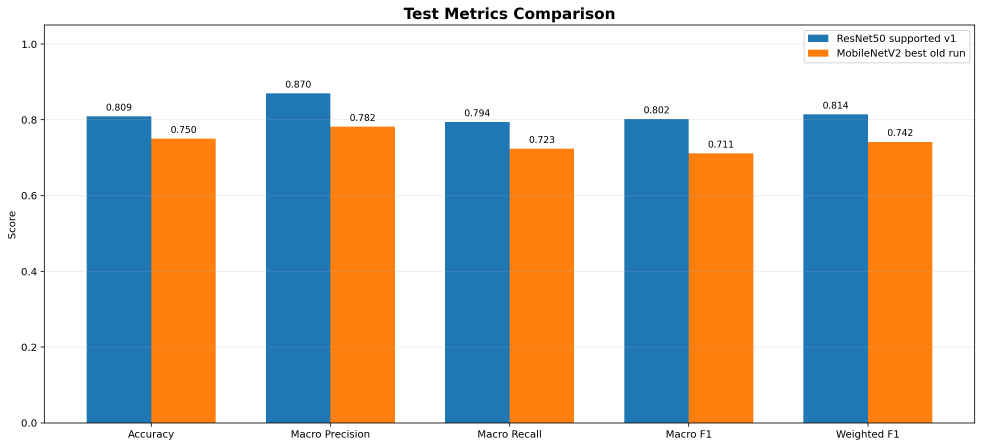
#> input picture reports/model_training_comparison_20260606_151958/comparison_test_metrics.png, 2946 x 1341 px (shown at 1/3 size)
$ python -i image_crop.py   (imports and definitions only)
#> lines starting #> are read from the running program, lines starting #| are printed output that depends on the picture; after the words box and inside, x2 and y2 are one past the last pixel; in counts of white or black regions, pixels touching at a corner belong together
#> further down, picture is the input picture: PIL image 2946x1341 RGBA; mean R, G, B, A 200.9, 194.5, 185.1, 255
from __future__ import annotations

from dataclasses import asdict, dataclass
from typing import Literal

import cv2
import numpy as np
from PIL import Image

CropMode = Literal["none", "contour", "saliency", "auto"]
SUPPORTED_CROP_MODES: tuple[str, ...] = ("none", "contour", "saliency", "auto")


@dataclass(frozen=True)
class CropResult:
    """Metadata của bước smart-crop để debug inference trên website.

    `applied=False` nghĩa là crop không đủ tin cậy và pipeline đã dùng ảnh gốc.
    Điều này rất quan trọng vì crop sai còn nguy hiểm hơn không crop.
    """

    requested_mode: str
    method: str
    applied: bool
    bbox: tuple[int, int, int, int] | None
    original_size: tuple[int, int]
    cropped_size: tuple[int, int]
    box_area_ratio: float
    reason: str

    # [72 lines left out: functions to_dict, no_crop_result, _expand_bbox, _validate_bbox, not called in this run]


def _bbox_from_mask(mask: np.ndarray, image_size: tuple[int, int]) -> tuple[int, int, int, int] | None:
    """Lấy bbox của connected component foreground lớn nhất."""

    if mask.ndim != 2:
        raise ValueError("mask phai la anh grayscale 2D.")

    mask = (mask > 0).astype(np.uint8)
    num_labels, _, stats, _ = cv2.connectedComponentsWithStats(mask, connectivity=8)
    if num_labels <= 1:
        return None

    image_width, image_height = image_size
    image_area = max(1, image_width * image_height)
    best_label = None
    best_area = 0
    for label in range(1, num_labels):
        area = int(stats[label, cv2.CC_STAT_AREA])
        if area > best_area and area / image_area >= 0.002:
            best_area = area
            best_label = label

    if best_label is None:
        return None

    x = int(stats[best_label, cv2.CC_STAT_LEFT])
    y = int(stats[best_label, cv2.CC_STAT_TOP])
    w = int(stats[best_label, cv2.CC_STAT_WIDTH])
    h = int(stats[best_label, cv2.CC_STAT_HEIGHT])
    return x, y, x + w, y + h


def _postprocess_mask(mask: np.ndarray, image_size: tuple[int, int]) -> np.ndarray:
    """Làm sạch mask foreground bằng morphology."""

    width, height = image_size
    kernel_size = max(3, int(round(min(width, height) * 0.012)))
    if kernel_size % 2 == 0:
        kernel_size += 1
    kernel = cv2.getStructuringElement(cv2.MORPH_ELLIPSE, (kernel_size, kernel_size))
    mask = cv2.morphologyEx(mask, cv2.MORPH_CLOSE, kernel, iterations=2)
    mask = cv2.morphologyEx(mask, cv2.MORPH_OPEN, kernel, iterations=1)
    return mask


def contour_foreground_bbox(image: Image.Image) -> tuple[int, int, int, int] | None:
    """Mức 1: crop foreground bằng contour/segmentation đơn giản.

    Phù hợp ảnh nền sạch: vật thể khác nền rõ màu/biên. Hàm kết hợp 3 tín hiệu:
    khác màu nền viền ảnh, saturation HSV và edge Canny.
    """

    image = image.convert("RGB")
    rgb = np.asarray(image)
    height, width = rgb.shape[:2]
    if width < 20 or height < 20:
        return None

    border = max(2, int(round(min(width, height) * 0.04)))
    border_pixels = np.concatenate(
        [
            rgb[:border, :, :].reshape(-1, 3),
            rgb[-border:, :, :].reshape(-1, 3),
            rgb[:, :border, :].reshape(-1, 3),
            rgb[:, -border:, :].reshape(-1, 3),
        ],
        axis=0,
    )
    background_color = np.median(border_pixels, axis=0)
#> background_color = [255, 255, 255]
    color_distance = np.linalg.norm(rgb.astype(np.float32) - background_color, axis=2)
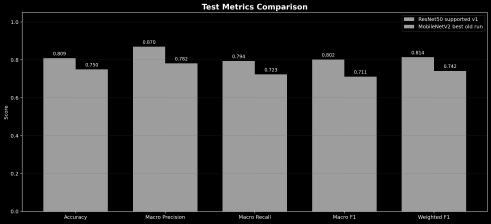
#> color_distance: shape (1341, 2946) float64 (shown at 1/6 size); min 0, max 441.7, mean 123.7; drawn with min black and max white
    color_distance_u8 = np.clip(color_distance, 0, 255).astype(np.uint8)
    _, bg_mask = cv2.threshold(
        color_distance_u8,
        0,
        255,
        cv2.THRESH_BINARY + cv2.THRESH_OTSU,
    )
#> bg_mask: shape (1341, 2946); 44.6% white; 193 white regions (20 under 20 px), largest, box (x1, y1, x2, y2) and area: (122, 73, 2926, 1280) 1730043, (2424, 104, 2485, 126) 1342, (2424, 149, 2485, 170) 1281

    hsv = cv2.cvtColor(rgb, cv2.COLOR_RGB2HSV)
#> hsv: shape (1341, 2946, 3); mean H, S, V 26.1, 97.7, 234.8
    saturation = hsv[:, :, 1]
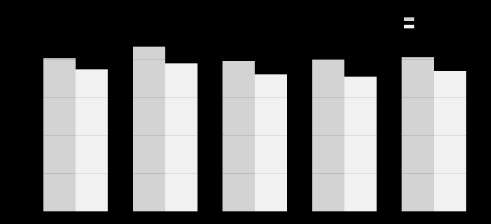
#> saturation: shape (1341, 2946) (shown at 1/6 size); min 0, max 241, mean 97.7
    _, sat_mask = cv2.threshold(
        saturation,
        0,
        255,
        cv2.THRESH_BINARY + cv2.THRESH_OTSU,
    )
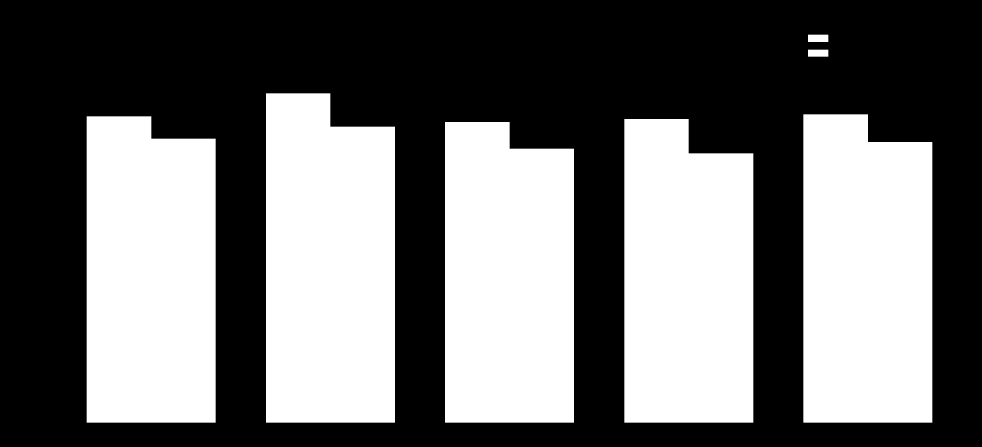
#> sat_mask: shape (1341, 2946) (shown at 1/3 size); 43.4% white; 7 white regions, largest, box (x1, y1, x2, y2) and area: (798, 280, 1185, 1268) 362956, (260, 349, 647, 1268) 342722, (2410, 343, 2797, 1268) 341956
    # Nếu ngưỡng Otsu quá thấp, saturation mask thường phủ cả nền xám/nhiễu.
    sat_mask = np.where(saturation > max(35, int(np.mean(saturation) + 0.4 * np.std(saturation))), 255, 0).astype(np.uint8)

    gray = cv2.cvtColor(rgb, cv2.COLOR_RGB2GRAY)
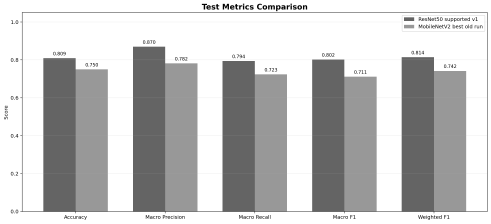
#> gray: shape (1341, 2946) (shown at 1/6 size); min 0, max 255, mean 195.4
    gray = cv2.GaussianBlur(gray, (5, 5), 0)
    edges = cv2.Canny(gray, 50, 150)
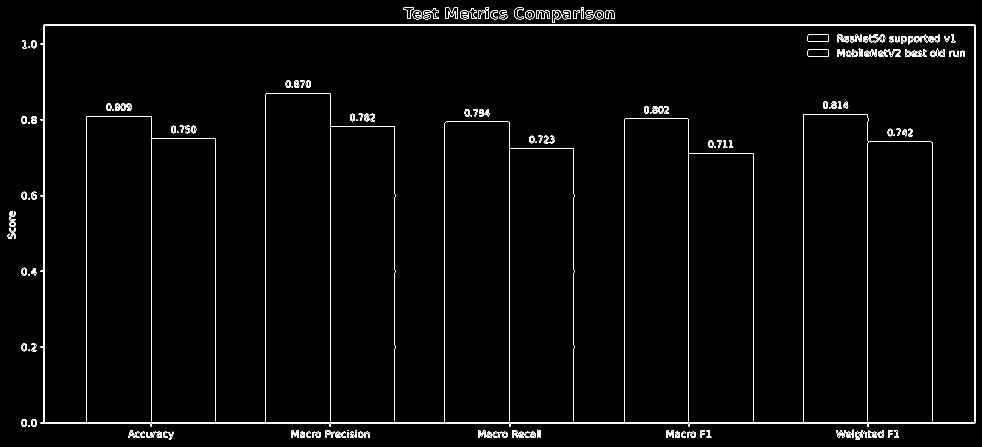
#> edges: shape (1341, 2946) (shown at 1/3 size); 1.2% white in thin lines or dots
    edge_kernel = cv2.getStructuringElement(cv2.MORPH_ELLIPSE, (7, 7))
    edge_mask = cv2.dilate(edges, edge_kernel, iterations=2)
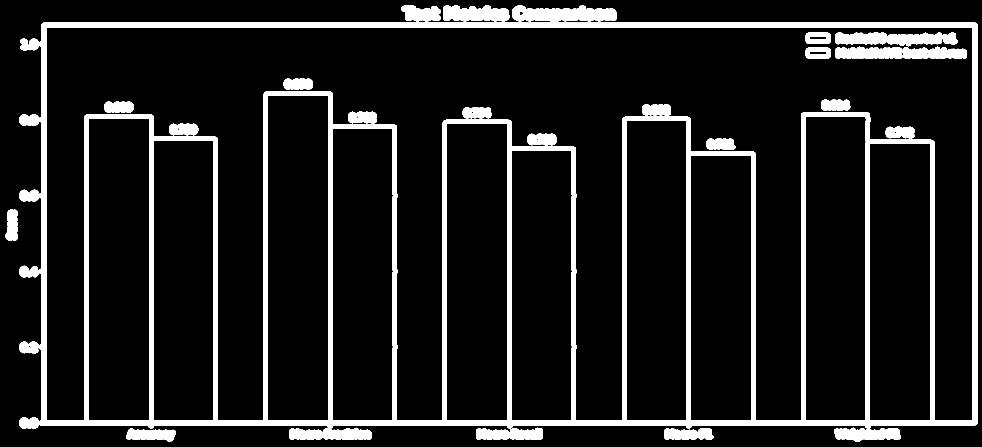
#> edge_mask: shape (1341, 2946) (shown at 1/3 size); 11.3% white; 29 white regions, largest, box (x1, y1, x2, y2) and area: (58, 15, 2932, 1326) 356539, (2506, 97, 2826, 139) 9741, (1330, 15, 1528, 64) 7700

    mask = cv2.bitwise_or(bg_mask, sat_mask)
    mask = cv2.bitwise_or(mask, edge_mask)
#> mask: shape (1341, 2946); 51.2% white; 15 black regions (6 under 20 px), largest, box (x1, y1, x2, y2) and area: (141, 83, 2916, 1261) 1440520, (0, 0, 2946, 1341) 488558, (1558, 35, 1570, 45) 97
    mask = _postprocess_mask(mask, image_size=(width, height))
#> in _postprocess_mask, `mask = cv2.morphologyEx(mask, cv2.MORPH_OPEN, kernel, iterations=1)`:
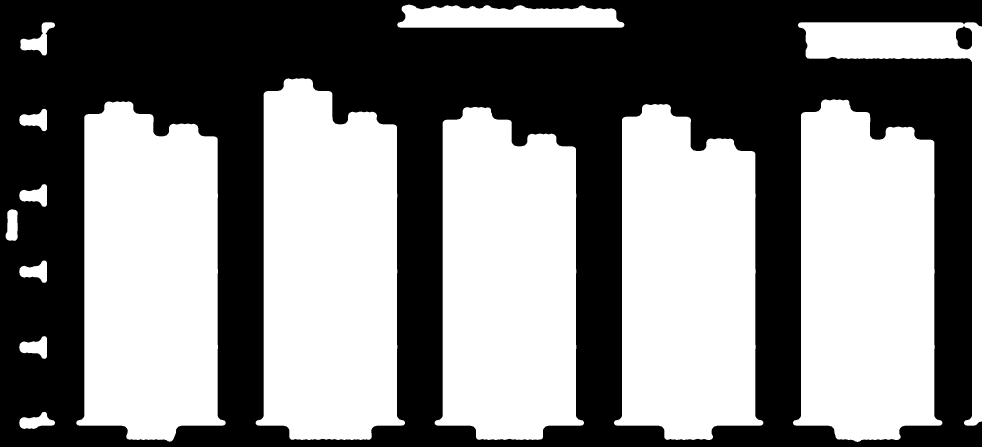
#> mask: shape (1341, 2946) (shown at 1/3 size); 51.5% white; 2 black regions, box (x1, y1, x2, y2) and area: (0, 0, 2946, 1341) 1914639, (2868, 78, 2916, 149) 2713
    return _bbox_from_mask(mask, image_size=(width, height))
#> in _bbox_from_mask, `num_labels, _, stats, _ = cv2.connectedComponentsWithStats(mask, conne..`: num_labels = 15; stats = 15 rows, first 6: [0, 0, 2946, 1341, 1917352], [1192, 14, 681, 69, 38915], [61, 67, 104, 100, 4125], [2394, 67, 552, 1210, 88168], [767, 235, 448, 1085, 400021], [2379, 298, 448, 1028, 376218]
#> the loop in _bbox_from_mask, `for label in range(1, num_labels):` made 14 passes
#> (area, best_area) on passes 1, 3, 4: (38915, 38915), (88168, 88168), (400021, 400021)
#> after the loop in _bbox_from_mask, `for label in range(1, num_labels):`: best_area = 400021; best_label = 4
#> in _bbox_from_mask, `x = int(stats[best_label, cv2.CC_STAT_LEFT])`: x = 767
#> in _bbox_from_mask, `y = int(stats[best_label, cv2.CC_STAT_TOP])`: y = 235
#> in _bbox_from_mask, `w = int(stats[best_label, cv2.CC_STAT_WIDTH])`: w = 448
#> in _bbox_from_mask, `h = int(stats[best_label, cv2.CC_STAT_HEIGHT])`: h = 1085


# [162 lines left out: functions saliency_foreground_bbox, crop_image_by_bbox, try_crop_method, smart_crop_image, not called in this run]

>>> from PIL import Image
>>> picture = Image.open('../reports/model_training_comparison_20260606_151958/comparison_test_metrics.png')
>>> result = contour_foreground_bbox(picture)
#> result = (767, 235, 1215, 1320)

$ run again, on reports/model_training_comparison_20260606_151958/comparison_accuracy_macro_f1_slide.png
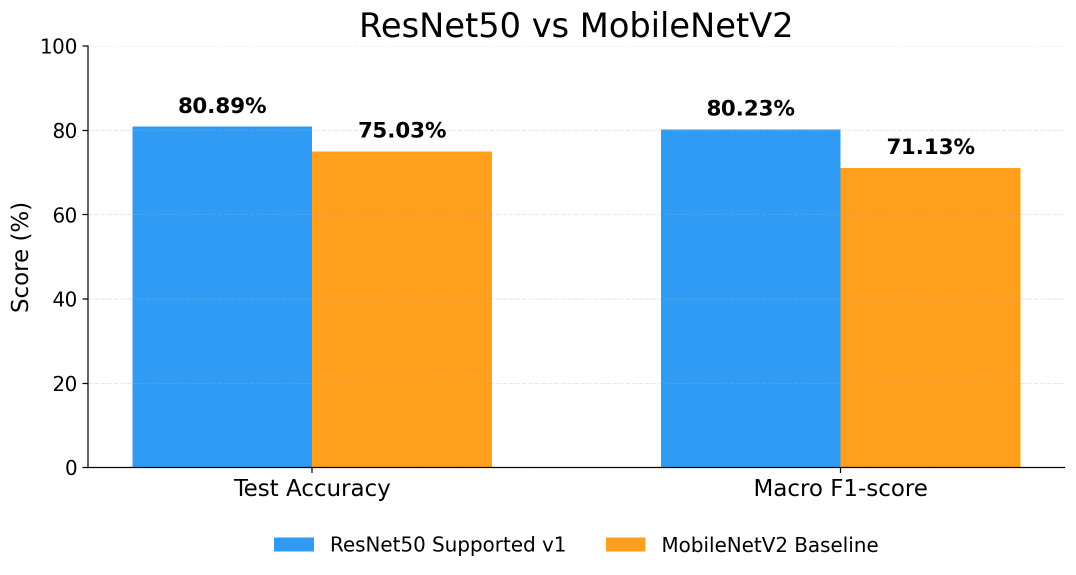
#> input picture reports/model_training_comparison_20260606_151958/comparison_accuracy_macro_f1_slide.png, 2151 x 1150 px (shown at 1/2 size)
#> picture is the input picture: PIL image 2151x1150 RGBA; mean R, G, B, A 208.9, 213, 207, 255
#> background_color = [255, 255, 255]
#> bg_mask: shape (1150, 2151); 39.8% white; 144 white regions, largest, box (x1, y1, x2, y2) and area: (165, 90, 2130, 946) 935028, (548, 1075, 628, 1103) 2240, (1212, 1075, 1291, 1103) 2212
#> hsv: shape (1150, 2151, 3); mean H, S, V 23.6, 81.4, 247.7
#> in contour_foreground_bbox, `_, sat_mask = cv2.threshold( saturation, 0, 255, cv2.THRESH_BINARY + c..`:
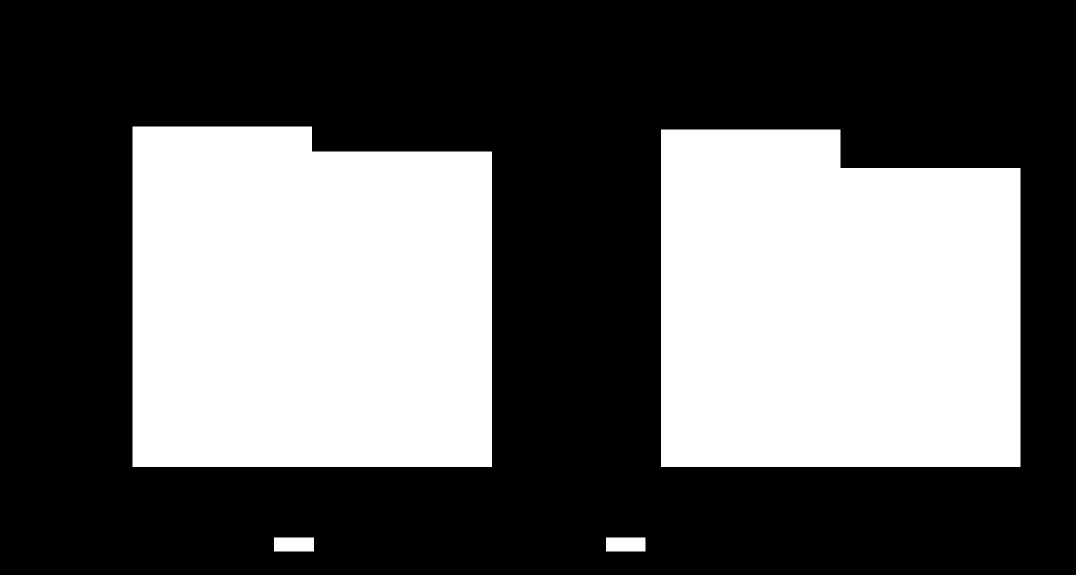
#> sat_mask: shape (1150, 2151) (shown at 1/2 size); 37.7% white; 4 white regions, box (x1, y1, x2, y2) and area: (265, 253, 984, 934) 471639, (1322, 259, 2041, 934) 457605, (548, 1075, 628, 1103) 2240, (1212, 1075, 1291, 1103) 2212
#> edges: shape (1150, 2151); 1.2% white in thin lines or dots
#> edge_mask: shape (1150, 2151); 10.2% white; 24 white regions, largest, box (x1, y1, x2, y2) and area: (78, 70, 2136, 999) 110614, (1160, 16, 1587, 81) 21214, (718, 17, 1044, 81) 16358
#> in _postprocess_mask, `mask = cv2.morphologyEx(mask, cv2.MORPH_CLOSE, kernel, iterations=2)`:
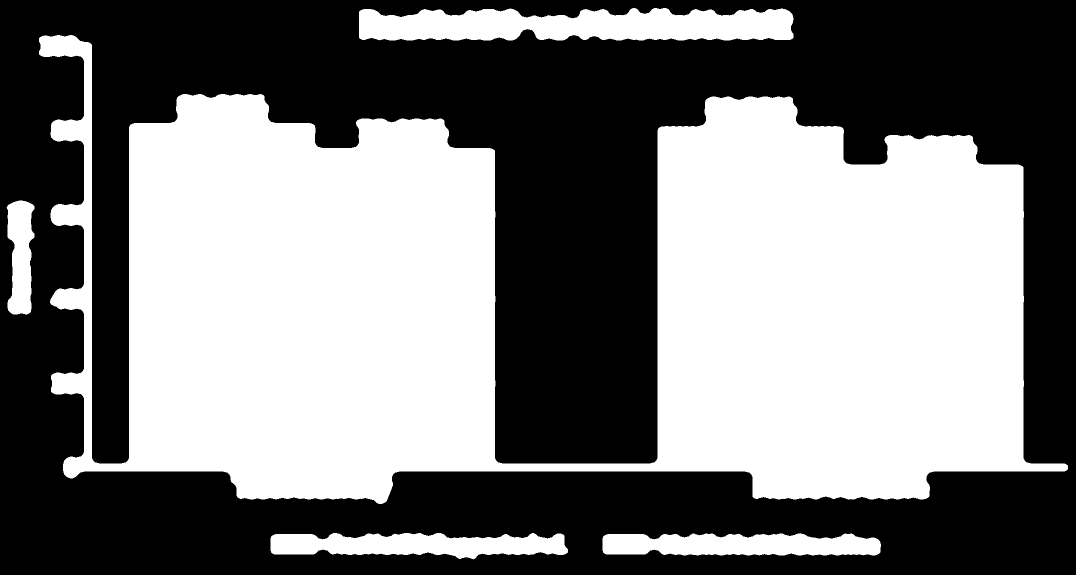
#> mask: shape (1150, 2151) (shown at 1/2 size); 47.9% white; 5 white regions, box (x1, y1, x2, y2) and area: (78, 70, 2136, 1008) 1085645, (718, 16, 1587, 81) 46391, (541, 1066, 1136, 1119) 22189, (1205, 1067, 1762, 1111) 21115, (13, 401, 69, 629) 9457
#> num_labels = 6; stats = [[0, 0, 2151, 1150, 1289251], [718, 16, 869, 65, 46288], [78, 70, 2057, 938, 1085491], [14, 401, 55, 228, 9442], [541, 1066, 594, 52, 22111], [1205, 1067, 557, 44, 21067]]
#> the loop in _bbox_from_mask, `for label in range(1, num_labels):` made 5 passes
#> (area, best_area) on passes 1 to 2: (46288, 46288), (1085491, 1085491)
#> after the loop in _bbox_from_mask, `for label in range(1, num_labels):`: best_area = 1085491; best_label = 2
#> x = 78
#> y = 70
#> w = 2057
#> h = 938
#> result = (78, 70, 2135, 1008)
